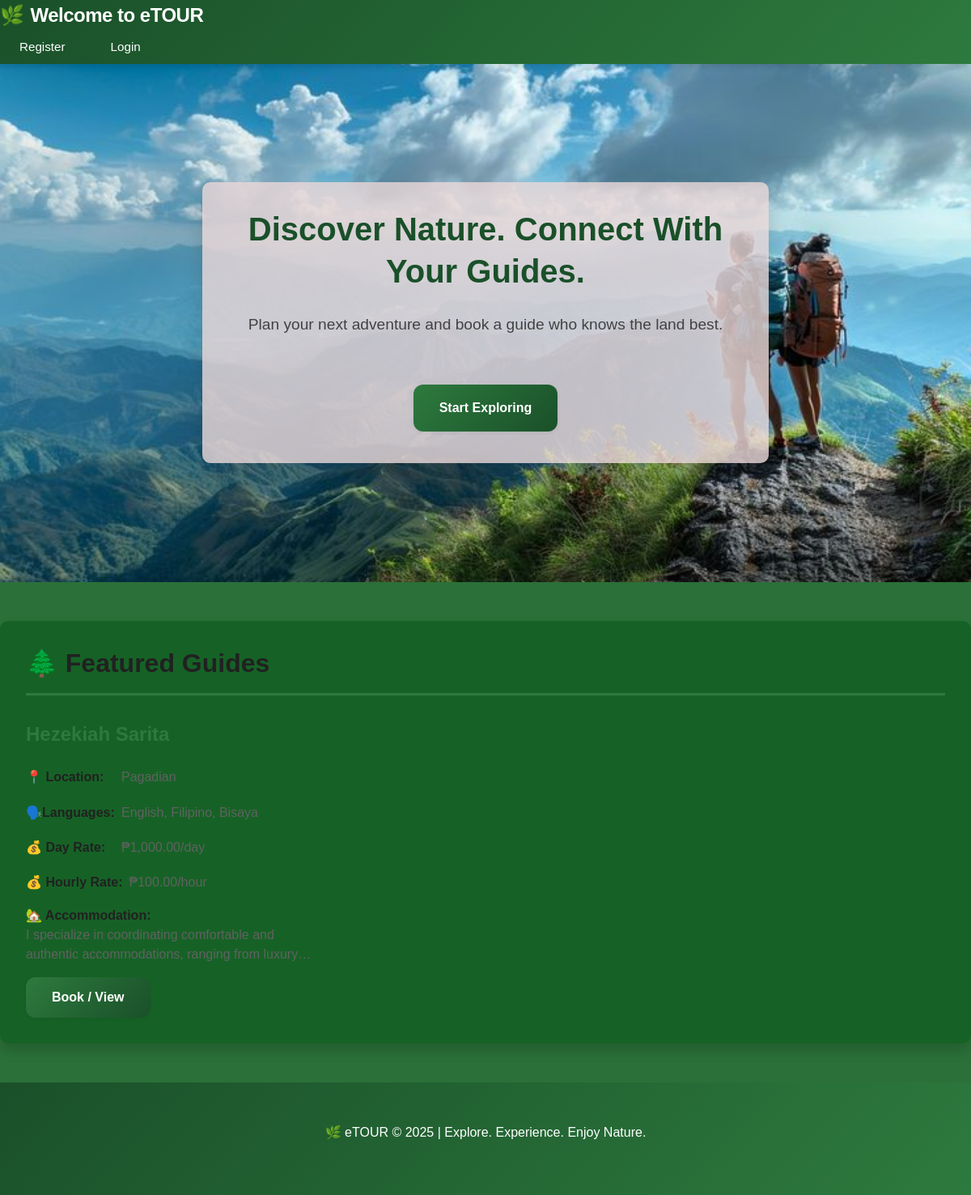
The page / on the database its author committed.
### tables this page shows
CREATE TABLE `guides` (
  `id` int(11) NOT NULL,
  `user_id` int(11) NOT NULL,
  `contact` varchar(100) DEFAULT NULL,
  `location` varchar(255) DEFAULT NULL,
  `languages` varchar(255) DEFAULT NULL,
  `accommodation` text DEFAULT NULL,
  `rate_day` decimal(10,2) DEFAULT 0.00,
  `rate_hour` decimal(10,2) DEFAULT 0.00
);

CREATE TABLE `users` (
  `id` int(11) NOT NULL,
  `name` varchar(255) NOT NULL,
  `email` varchar(255) NOT NULL,
  `password` varchar(255) NOT NULL,
  `role` enum('user','guide','admin') NOT NULL DEFAULT 'user',
  `is_tourist_mode` tinyint(1) DEFAULT 0,
  `created_at` timestamp NOT NULL DEFAULT current_timestamp(),
  `verification_code` varchar(255) DEFAULT NULL,
  `is_verified` tinyint(1) DEFAULT 0,
  `reset_token` varchar(255) DEFAULT NULL,
  `reset_token_expiry` datetime DEFAULT NULL
);

### index.php (the view, shortened to what this page needs)
<?php
require_once "includes/database.php";
$stmt = $pdo->query("
    SELECT
        g.id AS guide_id,
        u.name AS guide_name,
        g.location,
        g.languages,
        g.accommodation,
        g.rate_day,
        g.rate_hour
    FROM guides g
    JOIN users u ON g.user_id = u.id
    ORDER BY g.id DESC
    LIMIT 6
");
$featured = $stmt->fetchAll(PDO::FETCH_ASSOC);
?>
<!DOCTYPE html>
<html lang="en">
<head>
    <link rel="stylesheet" href="style.css">
</head>
<body>
    <header class="navbar">
        <div class="logo">🌿 <span>Welcome to eTOUR</span></div>
        <nav class="nav-links">
            <a href="auth/register.php">Register</a>
            <a href="auth/login.php">Login</a>
        </nav>
    </header>
    <section class="hero">
        <div class="hero-content">
            <h1>Discover Nature. Connect With Your Guides.</h1>
            <p>Plan your next adventure and book a guide who knows the land best.</p><br>
            <a href="auth/register.php" class="btn">Start Exploring</a>
        </div>
    </section>
    <main class="container">
        <h2 class="section-title">🌲 Featured Guides</h2>
        <?php if (empty($featured)): ?>
            <p class="no-guides">No guides available yet. Please check back later!</p>
        <?php else: ?>
            <div class="guide-grid">
                <?php foreach ($featured as $g): ?>
                    <div class="guide-card">
                        <h3><?= htmlspecialchars($g['guide_name']); ?></h3>
                        <p class="info-row"><span class="label">📍 Location:</span><span class="value"><?= htmlspecialchars($g['location']); ?></span></p>
                        <p class="info-row"><span class="label">🗣️Languages:</span><span class="value"><?= htmlspecialchars($g['languages']); ?></span></p>
                        <p class="info-row"><span class="label">💰 Day Rate:</span><span class="value">₱<?= number_format($g['rate_day'], 2); ?>/day</span></p>
                        <p class="info-row"><span class="label">💰 Hourly Rate:</span><span class="value">₱<?= number_format($g['rate_hour'], 2); ?>/hour</span></p>
                        <?php
                        $accom = trim($g['accommodation'] ?? '');
                        $accomEsc = htmlspecialchars($accom);
                        $maxChars = 120;
                        if (mb_strlen($accom) > $maxChars):
                            $preview = htmlspecialchars(mb_substr($accom, 0, $maxChars));
                        ?>
                        <p class="accommodation-preview" title="<?= $accomEsc ?>"><strong>🏡 Accommodation:</strong><br>
                            <?= htmlspecialchars($preview) ?> <span class="see-more" aria-hidden="true">&hellip;</span>
                        </p>
                        <?php else: ?>
                        <p class="accommodation-preview" title="<?= $accomEsc ?>"><strong>🏡 Accommodation:</strong><br>
                            <?= nl2br($accomEsc) ?>
                        </p>
                        <?php endif; ?>
                        <form method="GET" action="user/book_guide.php">
                            <button type="submit" class="btn">Book / View</button>
                        </form>
                    </div>
                <?php endforeach; ?>
            </div>
        <?php endif; ?>
    </main>
    <footer>
        <p>🌿 eTOUR © <?= date("Y"); ?> | Explore. Experience. Enjoy Nature.</p>
    </footer>
</body>
</html>

### style.css (style rules this page uses)
* { margin: 0; padding: 0; box-sizing: border-box; }
body { font-family: -apple-system, BlinkMacSystemFont, 'Segoe UI', 'Roboto', 'Oxygen', 'Ubuntu', 'Cantarell', sans-serif; background: linear-gradient(135deg, #f5f7fa 0%, #e8f5e9 100%); color: var(--gray-900); line-height: 1.6; min-height: 100vh; -webkit-font-smoothing: antialiased; -moz-osx-font-smoothing: grayscale; }
.navbar { background: linear-gradient(135deg, var(--primary-dark) 0%, var(--primary) 100%); padding: 0; box-shadow: var(--shadow-md); position: sticky; top: 0; z-index: 1000; backdrop-filter: blur(10px); }
.logo { font-size: 1.5rem; font-weight: 700; color: var(--white); display: flex; align-items: center; gap: var(--space-sm); letter-spacing: -0.5px; }
.nav-links { display: flex; gap: var(--space-sm); align-items: center; flex-wrap: wrap; }
.nav-links a, .nav-links button { color: var(--white); text-decoration: none; padding: var(--space-sm) var(--space-lg); border-radius: var(--radius-md); transition: var(--transition); font-weight: 500; font-size: 0.95rem; background: transparent; border: none; cursor: pointer; position: relative; }
.container { max-width: 1200px; margin: var(--space-2xl) auto; padding: var(--space-2xl); background: var(--white); border-radius: var(--radius-lg); box-shadow: var(--shadow-lg); }
h1, h2, h3, h4, h5, h6 { color: var(--gray-900); font-weight: 600; margin-bottom: var(--space-lg); line-height: 1.3; }
h1 { font-size: 2.5rem; }
h2 { font-size: 2rem; padding-bottom: var(--space-md); border-bottom: 3px solid var(--primary); margin-bottom: var(--space-xl); }
h3 { font-size: 1.5rem; color: var(--primary); }
p { margin-bottom: var(--space-md); color: var(--gray-700); line-height: 1.7; }
.btn, button[type="submit"], input[type="submit"] { background: linear-gradient(135deg, var(--primary), var(--primary-dark)); color: var(--white); padding: var(--space-md) var(--space-xl); border: none; border-radius: var(--radius-md); font-weight: 600; font-size: 1rem; cursor: pointer; transition: var(--transition); box-shadow: var(--shadow-sm); display: inline-block; text-decoration: none; text-align: center; position: relative; overflow: hidden; }
.btn::before { content: ''; position: absolute; top: 0; left: -100%; width: 100%; height: 100%; background: linear-gradient(90deg, transparent, rgba(255,255,255,0.2), transparent); transition: var(--transition-slow); }
.accommodation-preview { display: -webkit-box; -webkit-box-orient: vertical; -webkit-line-clamp: 3; overflow: hidden; text-overflow: ellipsis; line-height: 1.5; max-height: calc(1.5rem * 3); word-break: break-word; }
.info-row { display: flex; gap: 0.5rem; align-items: center; justify-content: flex-start; margin: 0.25rem 0; }
.info-row .label { min-width: 110px; color: var(--gray-900); font-weight: 700; display: inline-block; }
.info-row .value { flex: 1 1 auto; min-width: 0; }
.guide-card p { margin-bottom: var(--space-md); }
.guide-card strong { color: var(--gray-900); font-weight: 700; }
.guide-grid { display: grid; grid-template-columns: repeat(auto-fill, minmax(340px, 1fr)); gap: var(--space-xl); margin-top: var(--space-xl); }
.hero { height: 70vh; display: flex; justify-content: center; align-items: center; text-align: center; background: linear-gradient(135deg, rgba(45, 122, 62, 0.95), rgba(26, 80, 41, 0.95)), url('../image/tour.jpg') no-repeat center center / cover; color: var(--white); margin-bottom: var(--space-2xl); }
.hero-content { background: rgba(255, 255, 255, 0.98); padding: var(--space-2xl); border-radius: var(--radius-xl); box-shadow: var(--shadow-xl); max-width: 700px; }
.hero-content h1 { color: var(--primary-dark); font-size: 2.5rem; margin-bottom: var(--space-lg); }
.hero-content p { color: var(--gray-800); font-size: 1.2rem; margin-bottom: var(--space-xl); }
footer { text-align: center; padding: var(--space-2xl); background: linear-gradient(135deg, var(--primary-dark), var(--primary)); color: var(--white); margin-top: var(--space-2xl); }
footer p, footer a { color: var(--white); }
.section-title { color: var(--gray-900); font-size: 2rem; margin-bottom: var(--space-xl); }

### rows shown on the page
guides: user.name "Hezekiah Sarita", location "Pagadian", languages "English, Filipino, Bisaya", rate_day "1,000.00", rate_hour "100.00", accommodation "I specialize in coordinating comfortable and authentic accommodations, ranging from…"
